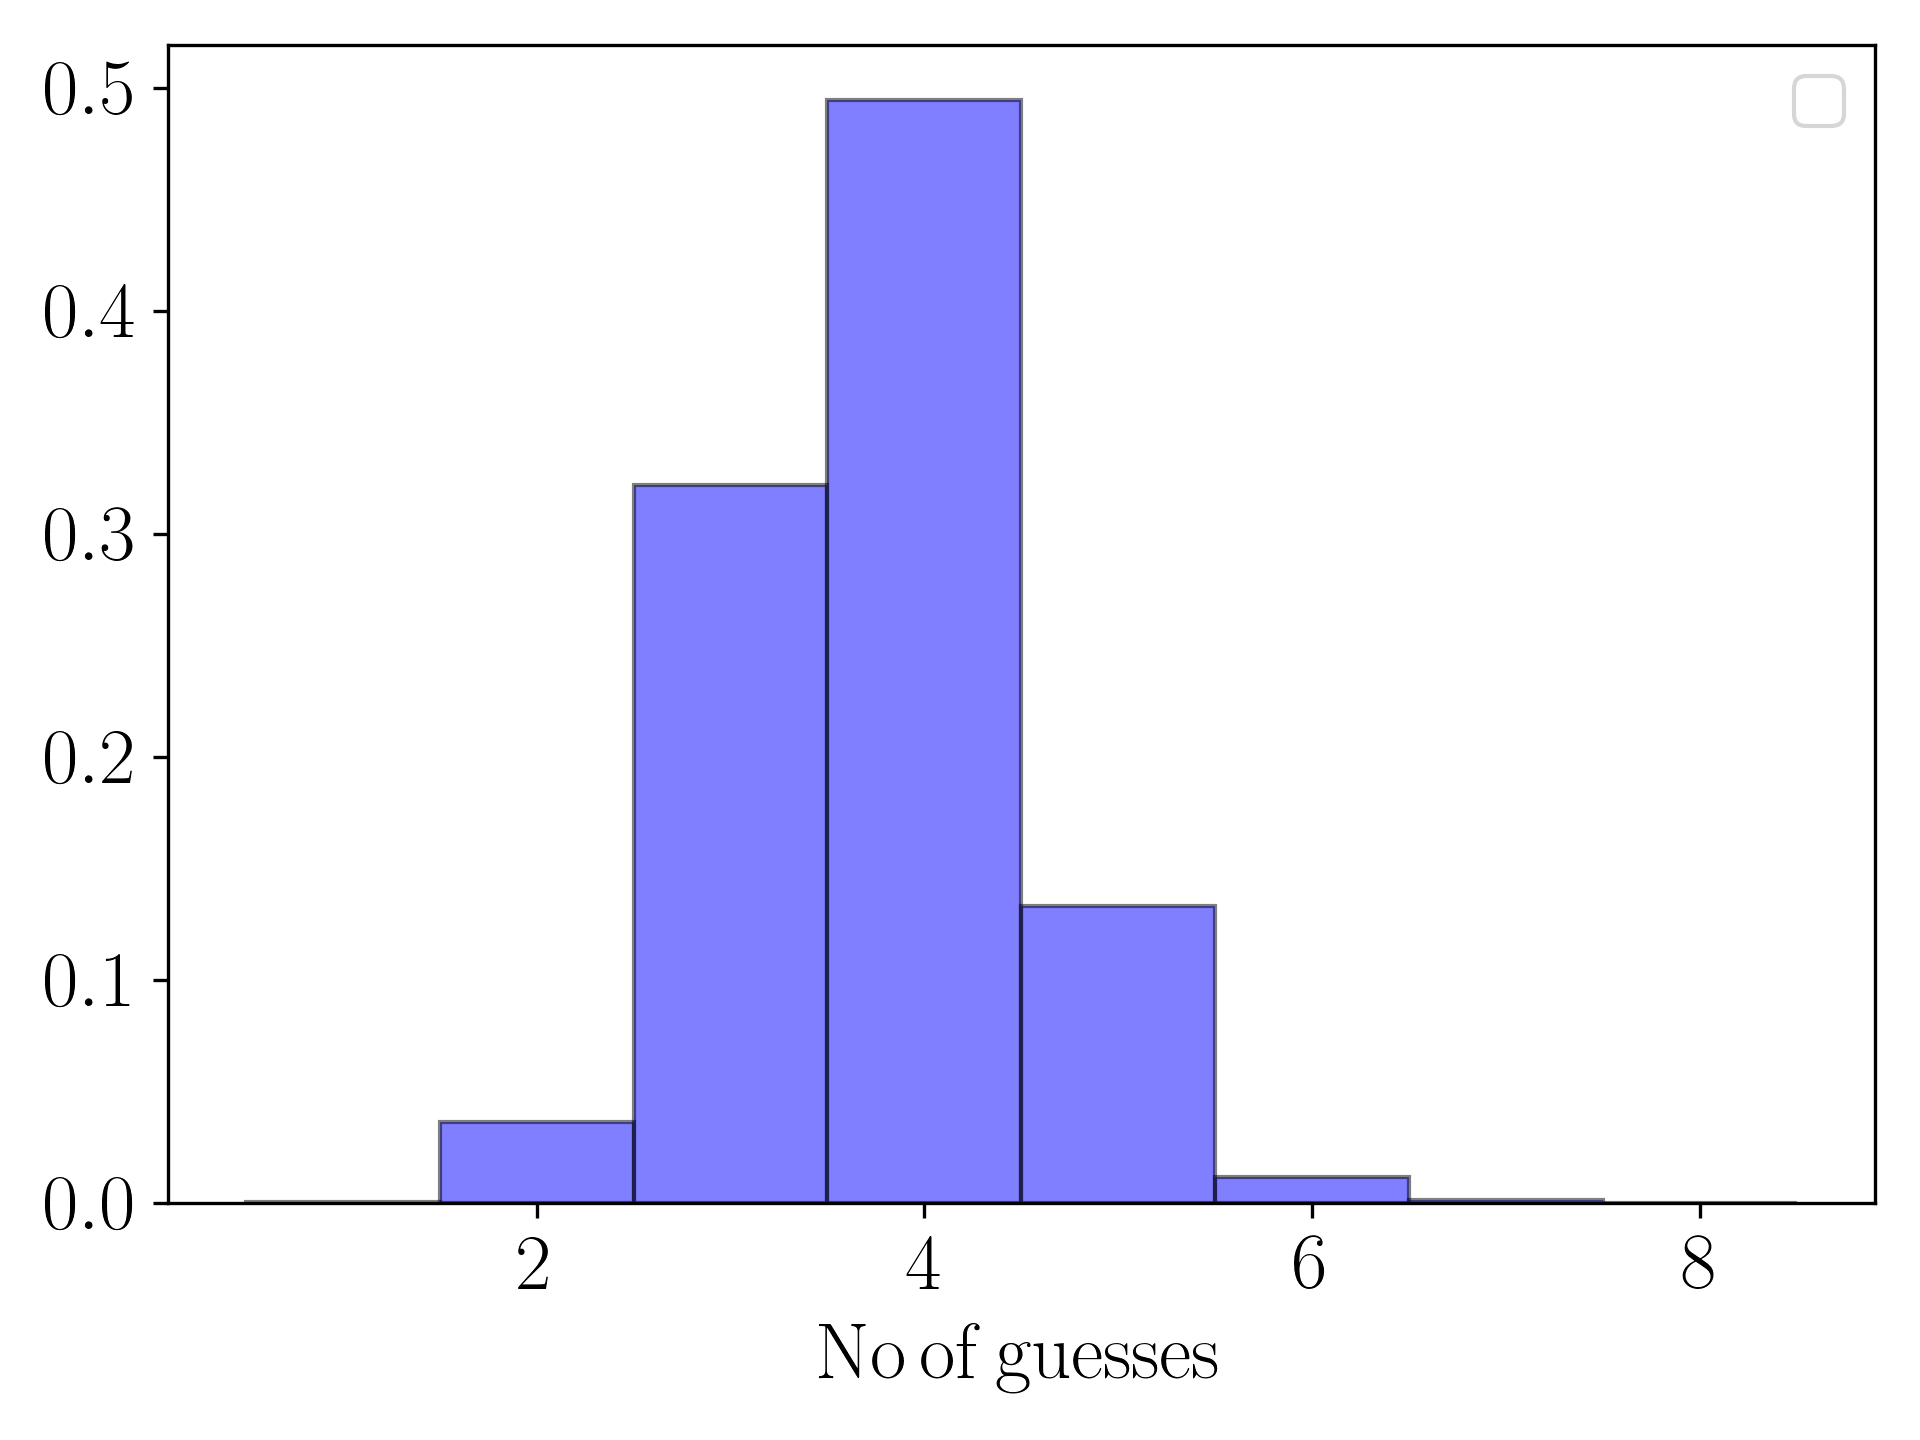

Write the Python code that produced this figure.
import random 
import numpy as np
import matplotlib
matplotlib.use('Agg')
import matplotlib.pyplot as plt
from matplotlib import rc
import matplotlib.cm as cm

rc('font',**{'family':'sans-serif','sans-serif':['Helvetica']})
rc('text', usetex=True)
rc('text.latex', preamble=r'\usepackage{amsmath}')

params = {'legend.fontsize': 15,'ytick.labelsize': 19, 
          'axes.labelsize' : 19, 'xtick.labelsize': 19,
          'lines.linewidth': 2,
          'agg.path.chunksize':1000}
plt.rcParams.update(params)
  




def load_words():
  with open('google-10000-english-usa-no-swears-medium.txt') as word_file:
    valid_words = set(word_file.read().split())
  return valid_words


english_words = load_words()
# demo print
# print('fate' in english_words)
# print(type(english_words))
length_5 = set()
for word in english_words:
  if len(word) == 5:
    length_5.add(word)
length_5 = list(length_5)
print('In total there are %d words' % (len(length_5)))

from Interactive import GenerateQuestion, GradingSystem, length_5

print('In total there are %d words' % (len(length_5)))

steps = []
for answer in length_5:
  countWords = 10000
  Question = GenerateQuestion(seed=None,answer=answer,length_5=length_5)
  ob = GradingSystem(quiet=True,length_5=length_5)
  countWords = ob.PossibleWords()
  guesses = []
  results = []
  while countWords > 1:
    bestWord = ob.bestChoices[0]
    # compute the color
    color = Question.AddOne(bestWord)
    # add this word to the guess
    ob.AddingAGuess(AGuess=bestWord,AResult=color)
    guesses.append(bestWord)
    results.append(color)
    countWords = ob.PossibleWords()
  if not guesses[-1] == answer:
    guesses.append(ob.found[0])
    results.append('GGGGG')

  steps.append(len(guesses)) # last one 
  if len(guesses) > 6:
    print('To find [%s] we %s' % (answer, '->'.join(guesses))) 
    print('                   %s' % ('->'.join(results))) 


fig, ax = plt.subplots()
bins = np.arange(1,max(steps)+2)
alphab = list(range(min(steps),max(steps)+2))
frequencies = []
for each in alphab:
  frequencies.append(steps.count(each)/len(steps))
ax.bar(alphab, frequencies,1.0,color='b',edgecolor='k',alpha=0.5)

# ax.hist(steps,bins=bins,alpha=0.5,density=True,stacked=True)
ax.set_xlabel(r'${\rm No \, of \, guesses}$')
ax.legend(loc='best')
fig.tight_layout()
fig.savefig('MeanSteps.png',dpi=300)
print('MeanSteps.png')
plt.close(fig)


  
steps = np.array(steps)  
print('There are %d requires > 6 steps' % (np.sum(steps>6)))
  



